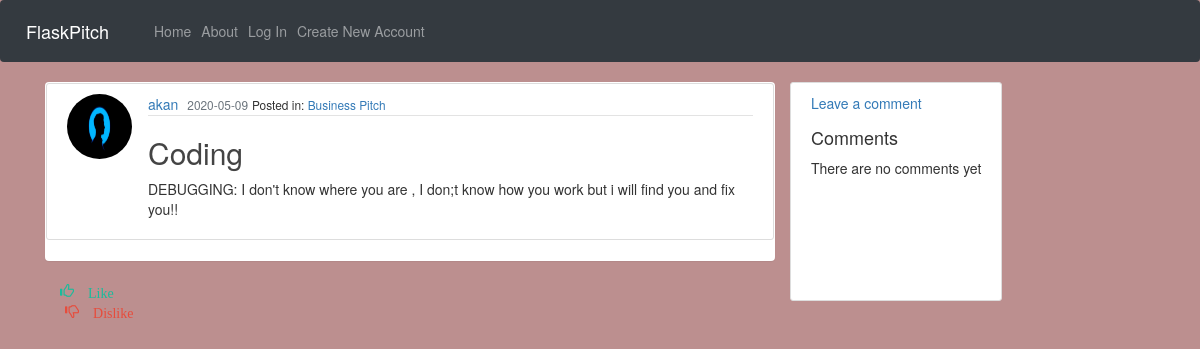
Page /post/5 on the earlier database version.
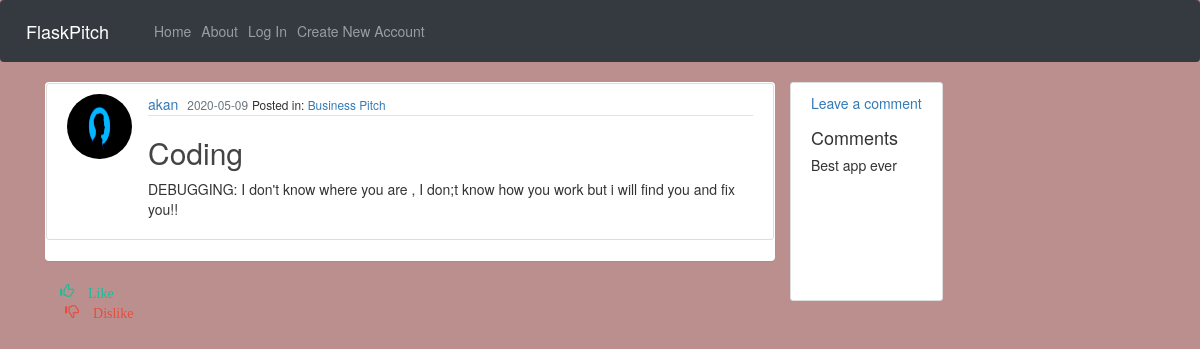
Same page on the later database version.
### app/models.py (models this page shows, shortened)
class User(db.Model, UserMixin):
    id = db.Column(db.Integer, primary_key = True)
    username = db.Column(db.String(20), unique= True, nullable = False )
    email = db.Column(db.String(120), unique= True, nullable = False )
    image_file = db.Column(db.String(20), nullable = False, default = 'default.jpeg' )
    password = db.Column(db.String(60), nullable = False )
    posts = db.relationship('Post', backref = 'author', lazy = True)

class Post(db.Model):
    id = db.Column(db.Integer, primary_key = True)
    title = db.Column(db.String(100), nullable = False)
    date_posted = db.Column(db.DateTime, nullable = False, default = datetime.utcnow)
    content = db.Column(db.Text, nullable =False)
    user_id = db.Column(db.Integer, db.ForeignKey('user.id'), nullable = False)
    category = db.Column(db.Text, nullable=False)
    comments = db.relationship('Comment', backref='post', lazy=True)

class Comment(db.Model):
    id = db.Column(db.Integer, primary_key=True)
    comment = db.Column(db.Text, nullable=False)
    posted_date = db.Column(db.DateTime, default=datetime.utcnow, nullable=False)
    post_id = db.Column(db.Integer, db.ForeignKey('post.id'))

### app/posts/views.py (the view)
@posts.route("/post/<int:post_id>")
def post(post_id):
    post = Post.query.get_or_404(post_id)
    comments = Comment.query.filter_by(post_id = post_id).all()
    return render_template('post.html', title=post.title, post=post,comments = comments)

### app/templates/post.html (shortened to what this page needs)
{% extends 'index.html' %}
{% block content %}
<div class="panel panel-header">
    <article class="media content-section">
        <img class="rounded-circle article-img"
            src="{{ url_for('static', filename='css/images/' + post.author.image_file) }}">
        <div class="media-body">
            <div class="article-metadata">
                <a class="mr-2" href="#">{{ post.author.username }}</a>
                <small class="text-muted">{{ post.date_posted.strftime('%Y-%m-%d') }}</small>
                <small>Posted in: <a class="mr-2" href="{{ url_for('posts.category_post', category=post.category) }}">{{ post.category }}</a></small>
            </div>
            <h2 class="article-title">{{ post.title }}</h2>
            <p class="article-content">{{ post.content }}</p>
        </div>
</div>
<p>{% include 'like.html'%}</p>
<div class="content-section">
    <a class="ratings" href="{{ url_for('posts.new_comment', post_id=post.id) }}"> Leave a comment</a>
    <div class="mt-4 mb-4">
        <h4>Comments</h4>
        {% if comments %}
        {% for comment in comments %}
                <h5> {{ comment.comment }} </h5>
        {% endfor %}
        {% else %}
        <p>There are no comments yet</p>
        {% endif %}
    </div>
</div>
{% endblock %}

### app/templates/index.html (shortened to what this page needs)
<!DOCTYPE html>
<html lang="en">
<head>
    {% block styles%}
    <link rel="stylesheet" href="https://stackpath.bootstrapcdn.com/bootstrap/4.3.1/css/bootstrap.min.css"
>
    <link rel="stylesheet" type="text/css" href="{{ url_for('static', filename='css/styles.css') }}">
    {% endblock %}
</head>
<body>
    <nav class="navbar navbar-expand-lg navbar-dark bg-dark">
        <a class="navbar-brand" href="#">FlaskPitch</a>
        <div class="collapse navbar-collapse" id="navbarToggle">
            <div class="navbar-nav mr-auto">
              <a class="nav-item nav-link" href="{{ url_for('main.home') }}">Home</a>
              <a class="nav-item nav-link" href="{{ url_for('main.about') }}">About</a>
            </div>
            <div class="navbar-nav">
              {% if current_user.is_authenticated %}
                <a class="nav-item nav-link" href="{{ url_for('posts.new_post') }}">New Pitch</a>
                <a class="nav-item nav-link" href="{{ url_for('users.account') }}">My Profile</a>
                <a class="nav-item nav-link" href="{{ url_for('users.logout') }}">Log Out</a>
              {% else %}
                <a class="nav-item nav-link" href="{{ url_for('users.login') }}">Log In</a>
                <a class="nav-item nav-link" href="{{ url_for('users.register') }}">Create New Account</a>
              {% endif %}
            </div>
          </div>
    </nav>
    <main role="main" class="container">
        <div class="row">
            <div class="col-md-8">
                {% block content %} {% endblock %}
</body>
</html>

### app/templates/like.html (shortened to what this page needs)
{% extends 'base.html' %}
{% block content %}
<article>
    <div class="container">
    <span>
        <i id="like1" class="glyphicon glyphicon-thumbs-up"> Like </i>
        <i id="dislike1" class="glyphicon glyphicon-thumbs-down"> Dislike </i>
    </span>
</div>
</div>
{% endblock %}

### app/templates/base.html (shortened to what this page needs)
{% extends 'bootstrap/base.html' %}
{% block styles %}
{{super()}}
<link rel="stylesheet" href="{{url_for('static', filename='css/likes.css')}}">
{% endblock %}

### app/static/css/styles.css (style rules this page uses)
body { background-color: bisque; font-family: 'Source Sans Pro', sans-serif; }
.content-section { background: #ffffff; padding: 10px 20px; border: 1px solid #dddddd; border-radius: 3px; margin-bottom: 20px; }
.article-title { color: #444444; }
.article-content { white-space: pre-line; }
.article-img { height: 65px; width: 65px; margin-right: 16px; }
.article-metadata { padding-bottom: 1px; margin-bottom: 4px; border-bottom: 1px solid #e3e3e3 }

### app/static/css/likes.css (style rules this page uses)
body { background-color: rosybrown; }
i.glyphicon-thumbs-up { color: #1abc9c; }
i.glyphicon-thumbs-down { color: #e74c3c; padding-left: 5px; }

Differences in the rows shown:
added Comment: comment "Best app ever"
Other differences:
text no longer shown: "There are no comments yet"
